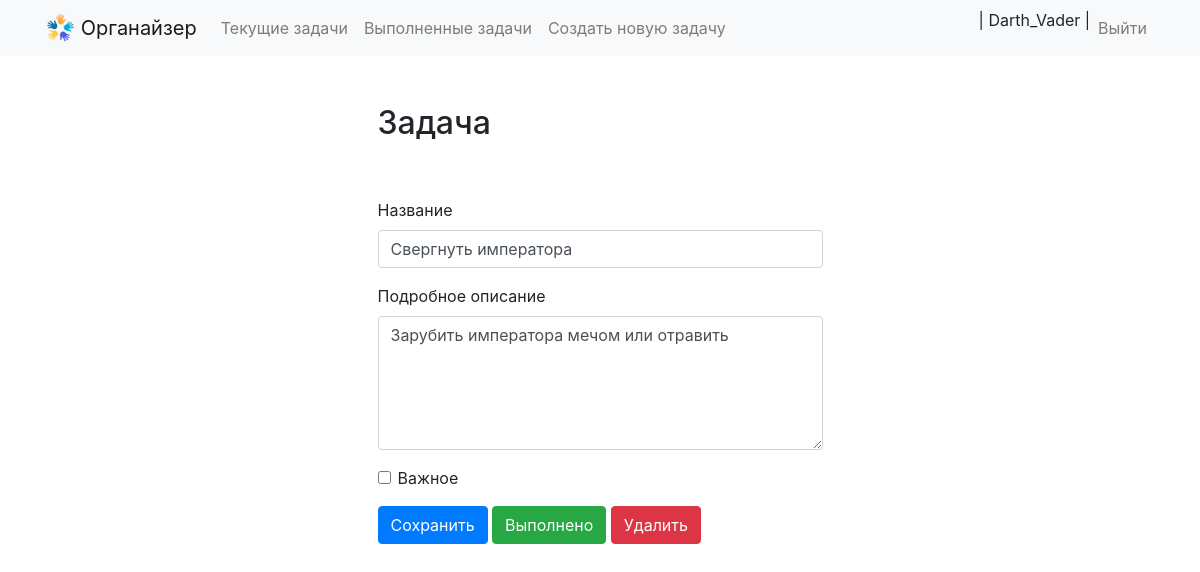
/todo/11 (signed in), run on the app's committed database.
### todo/models.py (models this page shows, shortened)
class TodoList(models.Model):
    title = models.CharField(max_length=100)
    content = models.TextField(blank=True)  # текстовое поле
    created = models.DateTimeField(auto_now_add=True)  # дата создания
    date_completed = models.DateTimeField(null=True, blank=True)  # дата выполнения
    user = models.ForeignKey(User, on_delete=models.CASCADE)  # foreignkey с помощью
    important = models.BooleanField(default=False)  # атрибут что бы можно было отмечать важна запись или нет
    class Meta:  # используем вспомогательный класс мета для сортировки наших дел
        ordering = ['-created']  # сортировка дел по времени их создания

### todo/views.py (the view, shortened to what this page needs)
# urls.py: path('todo/<int:todo_pk>', views.view_todo, name='view_todo'),
@login_required
def view_todo(request, todo_pk):
    global form
    todo = get_object_or_404(TodoList, pk=todo_pk, user=request.user)
    if request.method == 'GET':
        form = TodoForm(instance=todo)
        return render(request, 'todo/view_todo.html', {'todo': todo, 'form': form})

### todo/forms.py
class TodoForm(ModelForm):
    class Meta:
        model = TodoList
        fields = ['title', 'content', 'important', 'date_completed']

### todo/templates/todo/view_todo.html (shortened to what this page needs)
<!DOCTYPE html>
{% extends 'todo/base.html' %}
{% block content %}
<div class="row justify-content-center mt-5">
        <div class="col-md-5">
            <h2>Задача</h2>
        </div>
    </div>
    <div class="row justify-content-center mt-5">
        <div class="col-md-5">
            <form method="POST">
                <div class="form-group">
                    <label for="title">Название</label>
                    <input type="text" name="title" class="form-control" id="title" value="{{ todo.title }}" required>
                </div>
                <div class="form-group">
                    <label for="content">Подробное описание</label>
                    <textarea name="content" rows="5" class="form-control" id="content" >{{ todo.content }}</textarea>
                </div>
                <div class="form-group form-check">
                    <input type="checkbox" name="important" class="form-check-input"
                           id="important" {% if todo.important %}checked{% endif %}>
                    <label class="form-check-label" for="important">Важное</label>
                </div>
                {% if todo.date_completed is None %}
                <button type="submit" class="btn btn-primary">Сохранить</button>
                {% else %}
                <button type="submit" class="btn btn-primary">Переместить в текущие</button>
                {% endif %}
                {% if todo.date_completed is None %}
                <button type="button" class="btn btn-success" onclick="$('#complete').click()">Выполнено</button>
                {% endif %}
                <button type="button" class="btn btn-danger" onclick="$('#delete').click()">Удалить</button>
            </form>
        </div>
    </div>
{% endblock %}

### todo/templates/todo/base.html (shortened to what this page needs)
<!DOCTYPE html>
{% load static %}
<html lang="ru">
<head>
    <link rel="stylesheet" href="https://stackpath.bootstrapcdn.com/bootstrap/4.4.1/css/bootstrap.min.css"
>
</head>
<body>
<nav class="navbar navbar-expand-md navbar-light bg-light">
<div class="container">
    <a class="navbar-brand" href="{% url 'home' %}">
         <img src="{% static 'todo/logo.png' %}" width="30" height="30" class="d-inline-block align-top">
        <span>Органайзер</span>
    </a>
    <div class="collapse navbar-collapse" id="navbarNav">
    {% if user.is_authenticated %}
        <ul class="navbar-nav mr-auto">
                <li class="nav-item {{ current }}">
                    <a class="nav-link" href="{% url 'current_todos' %}">Текущие задачи</a>
                </li>
                <li class="nav-item {{ completed }}">
                    <a class="nav-link" href="{% url 'completed_todos' %}">Выполненные задачи</a>
                </li>
                <li class="nav-item {{ create }}">
                    <a class="nav-link" href="{% url 'create_todo' %}">Создать новую задачу</a>
                </li>
        </ul>
    {% endif %}
    <ul class="navbar-nav ml-auto">
            {% if user.is_authenticated %}
                <li class="nav-item"> | {{ user }} |</li>
                <li class="nav-item">
                    <a href="#" onclick="$('#signOutBtn').click()" class="nav-link">Выйти </a>
                </li>
            {% endif %}
        </ul>
    </div>
</div>
</nav>
<div class="container">
{% block content %}{% endblock %}
</div>
</body>
</html>

### data on the page
TodoList: title "Свергнуть императора", content "Зарубить императора мечом или отравить"

### other printed values
{{ user }} "Darth_Vader"
